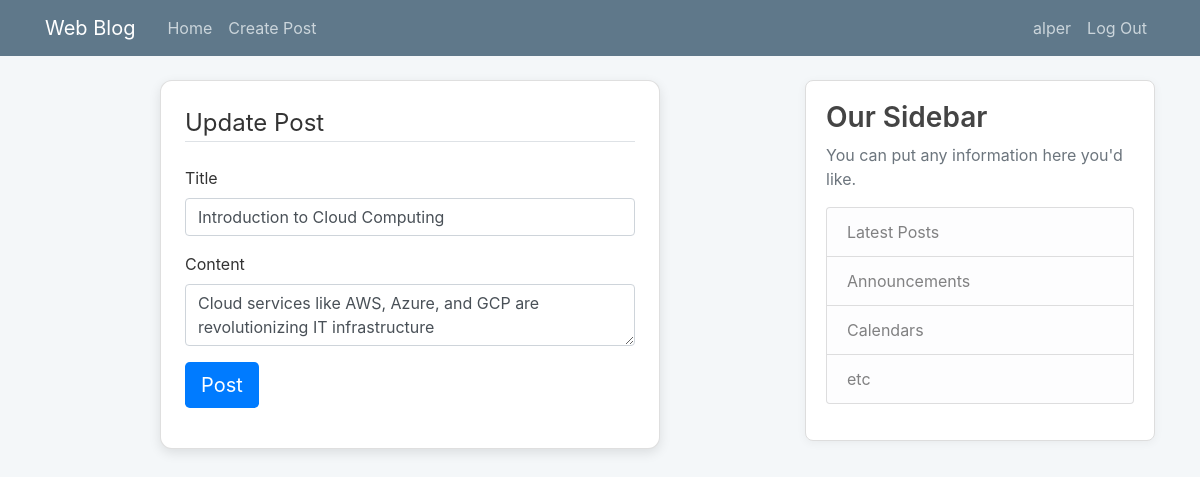
The app's page /post/16/update (signed in) with its own data.
### blog/models.py (models this page shows, shortened)
class User(db.Model, UserMixin):
    id = db.Column(db.Integer, primary_key=True)
    username = db.Column(db.String(length=20), unique=True, nullable=False)
    email = db.Column(db.String(length=120), unique=True, nullable=False)
    image_file = db.Column(db.String(20), nullable=False, default='default.jpg')
    password = db.Column(db.String(60), nullable=True)
    posts = db.relationship('Post', backref='author', lazy=True)

class Post(db.Model):
    id = db.Column(db.Integer, primary_key=True)
    title = db.Column(db.String(length=100), nullable=False)
    date_posted = db.Column(db.DateTime, nullable=False, default=datetime.utcnow)
    content = db.Column(db.Text, nullable=False)
    user_id = db.Column(db.Integer, db.ForeignKey('user.id'), nullable=False)

### blog/posts/routes.py (the view)
@posts.route('/post/<int:post_id>/update', methods=['POST','GET'])
@login_required
def updatePost_page(post_id):
    post = Post.query.get_or_404(post_id)
    if post.author != current_user:
        abort(403)
    update_form = PostForm()
    if update_form.validate_on_submit():
        post.title = update_form.title.data
        post.content = update_form.content.data
        db.session.commit()
        flash("Your post has updated!", category="success")
        return redirect(url_for('posts.post_page', post_id=post.id))
    elif request.method == "GET":
        update_form.title.data = post.title
        update_form.content.data = post.content
    return render_template('create_post.html', title="Update Post", post_form=update_form, legend='Update Post')

### blog/posts/forms.py
class PostForm(FlaskForm):
    title = StringField(label='Title', validators=[DataRequired()])
    content = TextAreaField(label='Content', validators=[DataRequired()])
    submit = SubmitField(label="Post")

### blog/models.py (called while the page is built)
@login_manager.user_loader
def load_user(user_id):
    return User.query.get(int(user_id))

### blog/templates/create_post.html (shortened to what this page needs)
{% extends 'base.html' %}
{% block content %}
<div class="container">
    <div class="card shadow-sm p-4">
        <form method="POST" action="">
            <fieldset class="form-group">
                <legend class="border-bottom mb-4">{{ legend }}</legend>
                <div class="mb-3">
                    {{ post_form.title.label(class="form-label") }}
                    {{ post_form.title(class="form-control" + (" is-invalid" if post_form.title.errors else ""), placeholder="Enter your post title") }}
                </div>
                <div class="mb-3">
                    {{ post_form.content.label(class="form-label") }}
                    {{ post_form.content(class="form-control" + (" is-invalid" if post_form.content.errors else ""), placeholder="Enter your content") }}
                </div>
                <div class="d-grid">
                    {{ post_form.submit(class="btn btn-primary btn-lg") }}
                </div>
            </fieldset>
        </form>
    </div>
</div>
{% endblock %}

### blog/templates/base.html (shortened to what this page needs)
<!DOCTYPE html>
<html>
<head>
    <link rel="stylesheet" href="https://maxcdn.bootstrapcdn.com/bootstrap/4.0.0/css/bootstrap.min.css">
    <link rel="stylesheet" type="text/css" href="{{ url_for('static', filename='main.css') }}">
</head>
<body>
    <header class="site-header">
      <nav class="navbar navbar-expand-md navbar-dark bg-steel fixed-top">
        <div class="container">
          <a class="navbar-brand mr-4" href="{{ url_for('main.home_page') }}">Web Blog</a>
          <div class="collapse navbar-collapse" id="navbarToggle">
            <div class="navbar-nav mr-auto">
              {% if current_user.is_authenticated %}
                <a class="nav-item nav-link" href="{{ url_for('main.home_page') }}">Home</a>
                <a class="nav-item nav-link" href="{{ url_for('posts.createPost_page') }}">Create Post</a>
              {% else %}
                <a class="nav-item nav-link" href="{{ url_for('main.home_page') }}">Home</a>
                <a class="nav-item nav-link" href="{{ url_for('posts.createPost_page') }}">Create Post</a>
                <a class="nav-item nav-link" href="{{ url_for('main.about_page') }}">About</a>
              {% endif %}
            </div>
            <div class="navbar-nav">
              {% if current_user.is_authenticated %}
                <a class="nav-item nav-link" href="{{ url_for('users.account_page') }}">{{ current_user.username }}</a>
                <a class="nav-item nav-link" href="{{ url_for('users.logout_page') }}">Log Out</a>
              {% else %}
                <a class="nav-item nav-link" href="{{ url_for('users.login_page') }}">Login</a>
                <a class="nav-item nav-link" href="{{ url_for('users.register_page') }}">Register</a>
              {% endif %}
            </div>
          </div>
        </div>
      </nav>
    </header>
    <main role="main" class="container">
      <div class="row">
        <div class="col-md-8">
          {% block content %}{% endblock %}
        </div>
        <div class="col-md-4">
          <div class="content-section">
            <h3>Our Sidebar</h3>
            <p class='text-muted'>You can put any information here you'd like.
              <ul class="list-group">
                <li class="list-group-item list-group-item-light">Latest Posts</li>
                <li class="list-group-item list-group-item-light">Announcements</li>
                <li class="list-group-item list-group-item-light">Calendars</li>
                <li class="list-group-item list-group-item-light">etc</li>
              </ul>
            </p>
          </div>
        </div>
      </div>
    </main>
</body>
</html>

### blog/static/main.css (style rules this page uses)
body { background: #f4f7f9; color: #333333; margin-top: 5rem; font-family: 'Inter', sans-serif; }
h1, h2, h3, h4, h5, h6 { color: #444444; font-weight: 600; }
.bg-steel { background-color: #5f788a; }
.site-header .navbar-nav .nav-link { color: #cbd5db; transition: color 0.3s ease-in-out; }
.content-section { background: #ffffff; padding: 20px; border: 1px solid #dddddd; border-radius: 8px; margin-bottom: 20px; box-shadow: 0px 2px 10px rgba(0, 0, 0, 0.05); }
.card { max-width: 500px; margin: auto; background: #ffffff; border-radius: 12px; box-shadow: 0px 4px 12px rgba(0, 0, 0, 0.1); padding: 20px; transition: all 0.3s ease-in-out; }
.btn-primary { background-color: #007bff; border: none; transition: background 0.3s ease-in-out; }

### records on screen
User: username "alper"
Post: title "Introduction to Cloud Computing", content "Cloud services like AWS, Azure, and GCP are revolutionizing IT infrastructure"

### other values on screen
{{ legend }} "Update Post"
{{ post_form.title.label(class="form-label") }} "Title"
{{ post_form.content.label(class="form-label") }} "Content"
